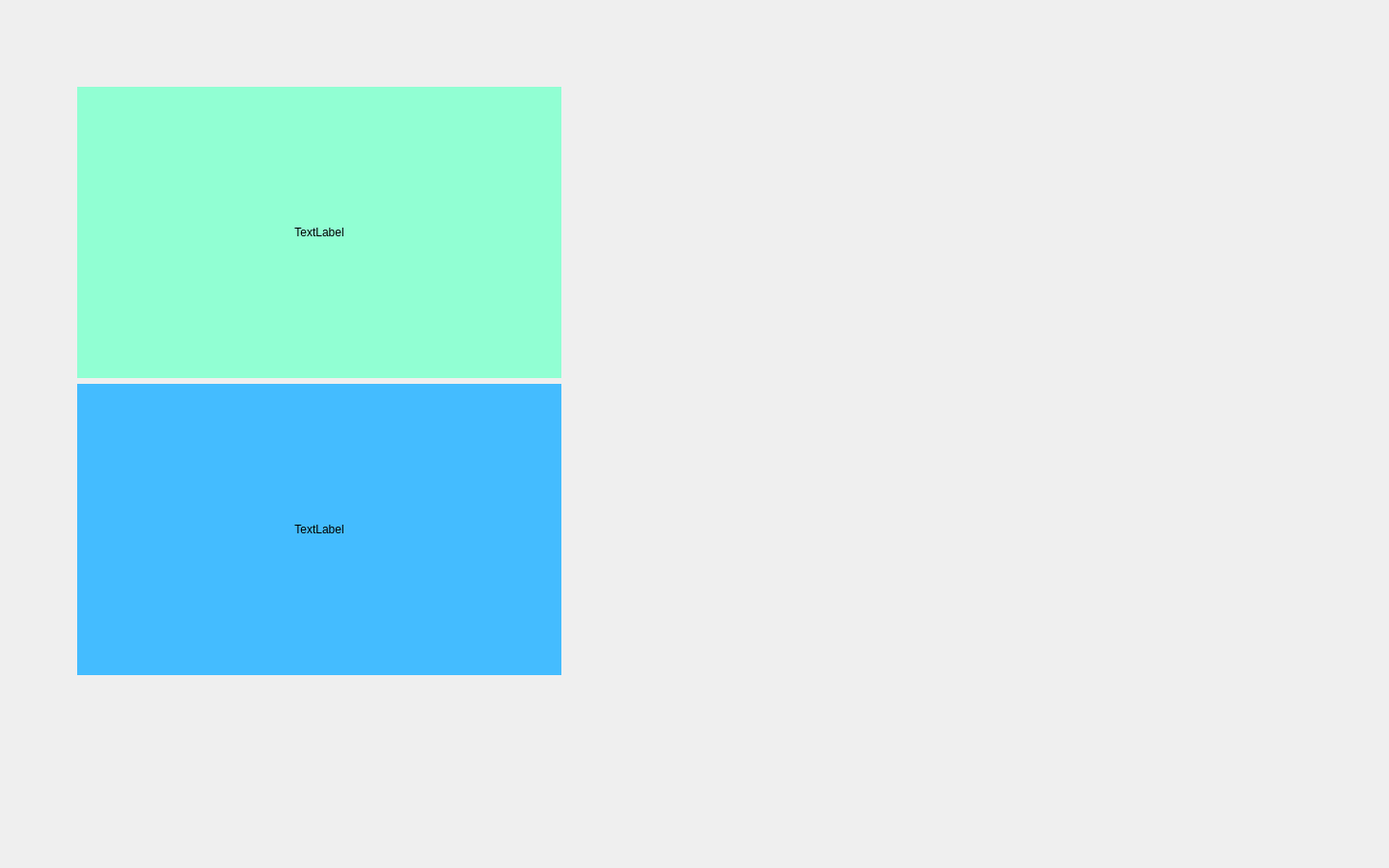
<?xml version="1.0" encoding="UTF-8"?>
<ui version="4.0">
 <class>Form</class>
 <widget class="QWidget" name="Form">
  <property name="geometry">
   <rect>
    <x>0</x>
    <y>0</y>
    <width>1440</width>
    <height>900</height>
   </rect>
  </property>
  <property name="windowTitle">
   <string>Form</string>
  </property>
  <widget class="QWidget" name="">
   <property name="geometry">
    <rect>
     <x>80</x>
     <y>90</y>
     <width>502</width>
     <height>610</height>
    </rect>
   </property>
   <layout class="QVBoxLayout" name="verticalLayout">
    <item>
     <widget class="QLabel" name="label">
      <property name="minimumSize">
       <size>
        <width>500</width>
        <height>300</height>
       </size>
      </property>
      <property name="styleSheet">
       <string notr="true">background-color: rgb(145, 255, 211);</string>
      </property>
      <property name="text">
       <string>TextLabel</string>
      </property>
      <property name="alignment">
       <set>Qt::AlignCenter</set>
      </property>
     </widget>
    </item>
    <item>
     <widget class="QLabel" name="label_2">
      <property name="minimumSize">
       <size>
        <width>500</width>
        <height>300</height>
       </size>
      </property>
      <property name="styleSheet">
       <string notr="true">background-color: rgb(68, 188, 255);</string>
      </property>
      <property name="text">
       <string>TextLabel</string>
      </property>
      <property name="alignment">
       <set>Qt::AlignCenter</set>
      </property>
     </widget>
    </item>
   </layout>
  </widget>
  <zorder>label</zorder>
  <zorder>label_2</zorder>
  <zorder>label</zorder>
 </widget>
 <resources/>
 <connections/>
</ui>
